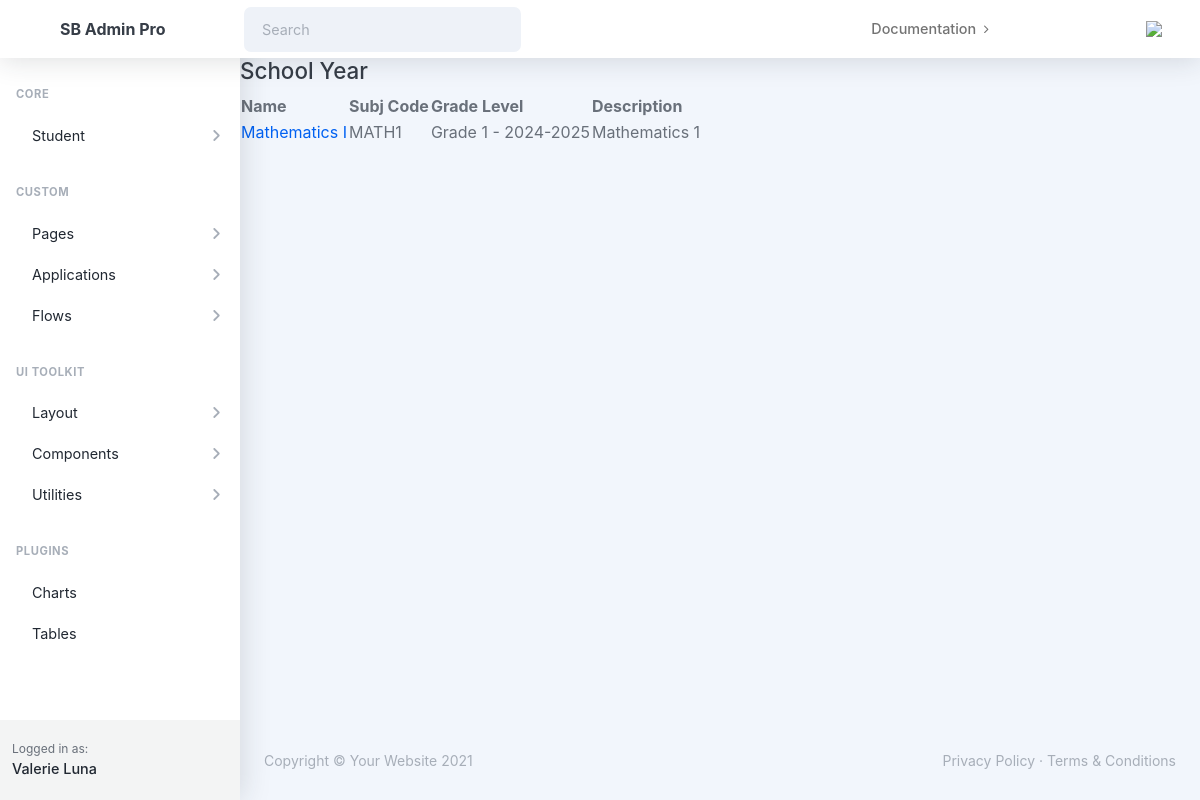
Screenshot of /academics/list_subjects/ with the database file from the repository.
### academics/models.py (models this page shows, shortened)
class Subject(models.Model):
    name = models.CharField(_("Subject Name"), max_length=255, blank=True)
    code = models.CharField(_("Subject Code"), max_length=10, unique=True)
    grade_level = models.ForeignKey(
        GradeLevel,
        on_delete=models.CASCADE,
        verbose_name=_("Grade Level"),
        related_name='subjects'
    )
    description = models.TextField(_("Description"), blank=True)
    class Meta:
        verbose_name = _("Subject")
        verbose_name_plural = _("Subjects")
        ordering = ['name']

class GradeLevel(models.Model):
    name = models.CharField(_("Grade Level"), max_length=50, blank=True)
    school_year = models.ForeignKey(
        SchoolYear,
        on_delete=models.CASCADE,
        verbose_name=_("School Year"),
        related_name='grade_levels'
    )
    class Meta:
        verbose_name = _("Grade Level")
        verbose_name_plural = _("Grade Levels")
        ordering = ['name']
        unique_together = ['name', 'school_year']
    def __str__(self):
        return f"{self.name} - {self.school_year.name}"

class SchoolYear(models.Model):
    name = models.CharField(max_length=100, verbose_name=_("Name"), blank=True)
    start_date = models.DateField(verbose_name=_("Start Date"))
    end_date = models.DateField(verbose_name=_("End Date"))
    is_current = models.BooleanField(default=False, verbose_name=_("Is Current School Year"))
    class Meta:
        verbose_name = _("School Year")
        verbose_name_plural = _("School Years")
        ordering = ['-start_date']  # Orders the school years starting with the most recent

### academics/views.py (the view)
# urls.py: path('list_subjects/', list_subjects, name='list_subjects'),
def list_subjects(request):
    subjects = Subject.objects.all()
    context = {
        'subjects': subjects,
    }
    return render(request, 'academics/list_subjects.html', context)

### academics/templates/academics/list_subjects.html
{% extends 'students/base.html' %}
{% block content %}
<h2>School Year</h2>
<table>
        <thead>
                <tr>
                        <th>Name</th>
                        <th>Subj Code</th>
                        <th>Grade Level</th>
                        <th>Description</th>
                </tr>
        </thead>
        <tbody>
                {% for subject in subjects %}
                <tr>
                        <td>
                                <a href="{% url 'academics:view_subject' subject.id %}">
                                {{subject.name}} </a>
                        </td>
                        <td> {{subject.code}} </td>
                        <td>{{ subject.grade_level }}</td>
                        <td> {{ subject.description }} </td>
                </tr>
                {% endfor %}
        </tbody>
</table>
{% endblock content %}

### rows the page displays
Subject: name "Mathematics I", code "MATH1", grade_level "Grade 1 - 2024-2025", description "Mathematics 1"
